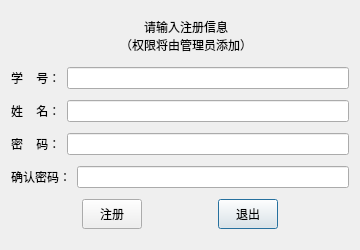
<?xml version="1.0" encoding="UTF-8"?>
<ui version="4.0">
 <class>RegisterWindow</class>
 <widget class="QDialog" name="RegisterWindow">
  <property name="geometry">
   <rect>
    <x>0</x>
    <y>0</y>
    <width>360</width>
    <height>250</height>
   </rect>
  </property>
  <property name="minimumSize">
   <size>
    <width>360</width>
    <height>250</height>
   </size>
  </property>
  <property name="maximumSize">
   <size>
    <width>360</width>
    <height>250</height>
   </size>
  </property>
  <property name="windowTitle">
   <string>Dialog</string>
  </property>
  <layout class="QGridLayout" name="gridLayout_2">
   <item row="0" column="0">
    <widget class="QLabel" name="label">
     <property name="minimumSize">
      <size>
       <width>350</width>
       <height>40</height>
      </size>
     </property>
     <property name="maximumSize">
      <size>
       <width>350</width>
       <height>40</height>
      </size>
     </property>
     <property name="text">
      <string>请输入注册信息
（权限将由管理员添加）</string>
     </property>
     <property name="alignment">
      <set>Qt::AlignCenter</set>
     </property>
    </widget>
   </item>
   <item row="1" column="0">
    <layout class="QHBoxLayout" name="horizontalLayout_2">
     <item>
      <widget class="QLabel" name="label_userID">
       <property name="text">
        <string>学    号：</string>
       </property>
      </widget>
     </item>
     <item>
      <widget class="QLineEdit" name="LineEdit_userID"/>
     </item>
    </layout>
   </item>
   <item row="2" column="0">
    <layout class="QHBoxLayout" name="horizontalLayout_5">
     <item>
      <widget class="QLabel" name="label_userName">
       <property name="text">
        <string>姓    名：</string>
       </property>
      </widget>
     </item>
     <item>
      <widget class="QLineEdit" name="LineEdit_userName"/>
     </item>
    </layout>
   </item>
   <item row="3" column="0">
    <layout class="QHBoxLayout" name="horizontalLayout_3">
     <item>
      <widget class="QLabel" name="label_password">
       <property name="text">
        <string>密    码：</string>
       </property>
      </widget>
     </item>
     <item>
      <widget class="QLineEdit" name="LineEdit_password">
       <property name="echoMode">
        <enum>QLineEdit::Password</enum>
       </property>
      </widget>
     </item>
    </layout>
   </item>
   <item row="4" column="0">
    <layout class="QHBoxLayout" name="horizontalLayout_4">
     <item>
      <widget class="QLabel" name="label_password_2">
       <property name="text">
        <string>确认密码：</string>
       </property>
      </widget>
     </item>
     <item>
      <widget class="QLineEdit" name="LineEdit_password_2">
       <property name="echoMode">
        <enum>QLineEdit::Password</enum>
       </property>
      </widget>
     </item>
    </layout>
   </item>
   <item row="5" column="0">
    <layout class="QGridLayout" name="gridLayout">
     <item row="0" column="4">
      <spacer name="horizontalSpacer_3">
       <property name="orientation">
        <enum>Qt::Horizontal</enum>
       </property>
       <property name="sizeHint" stdset="0">
        <size>
         <width>40</width>
         <height>20</height>
        </size>
       </property>
      </spacer>
     </item>
     <item row="0" column="0">
      <spacer name="horizontalSpacer_2">
       <property name="orientation">
        <enum>Qt::Horizontal</enum>
       </property>
       <property name="sizeHint" stdset="0">
        <size>
         <width>40</width>
         <height>20</height>
        </size>
       </property>
      </spacer>
     </item>
     <item row="0" column="2">
      <spacer name="horizontalSpacer">
       <property name="orientation">
        <enum>Qt::Horizontal</enum>
       </property>
       <property name="sizeHint" stdset="0">
        <size>
         <width>40</width>
         <height>20</height>
        </size>
       </property>
      </spacer>
     </item>
     <item row="0" column="3">
      <widget class="QPushButton" name="Button_quit">
       <property name="minimumSize">
        <size>
         <width>60</width>
         <height>30</height>
        </size>
       </property>
       <property name="maximumSize">
        <size>
         <width>60</width>
         <height>30</height>
        </size>
       </property>
       <property name="text">
        <string>退出</string>
       </property>
      </widget>
     </item>
     <item row="0" column="1">
      <widget class="QPushButton" name="Button_yes">
       <property name="minimumSize">
        <size>
         <width>60</width>
         <height>30</height>
        </size>
       </property>
       <property name="maximumSize">
        <size>
         <width>60</width>
         <height>30</height>
        </size>
       </property>
       <property name="text">
        <string>注册</string>
       </property>
      </widget>
     </item>
    </layout>
   </item>
  </layout>
  <zorder>layoutWidget</zorder>
  <zorder>layoutWidget_2</zorder>
  <zorder>layoutWidget_3</zorder>
  <zorder>label_userID</zorder>
  <zorder>LineEdit_userID</zorder>
  <zorder>label</zorder>
  <zorder>layoutWidget_4</zorder>
  <zorder>layoutWidget_5</zorder>
 </widget>
 <resources/>
 <connections/>
</ui>
